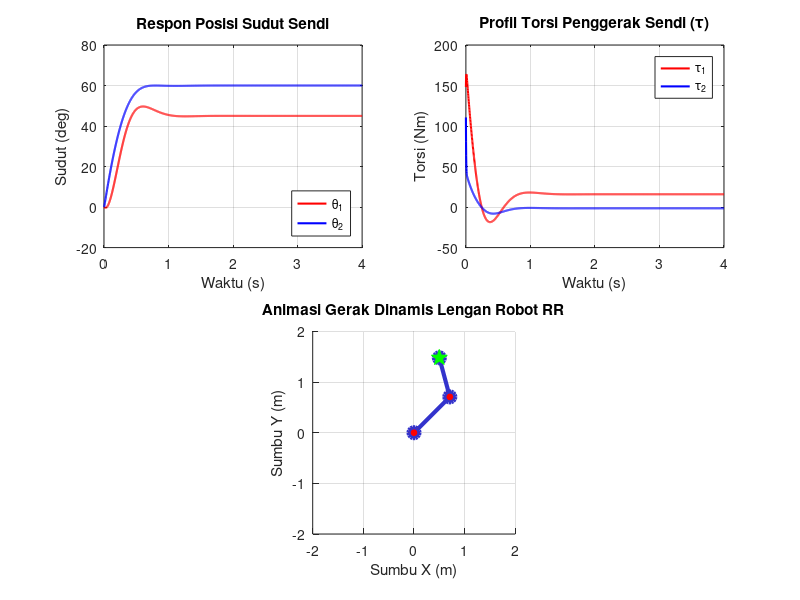

This chart was generated by the following MATLAB code:
%% SIMULASI DINAMIKA ROBOT PLANAR 2-DOF (TIPE RR)
% Topik: Forward Dynamics & Pengendalian Torsi Sendi
% Catatan: Dijalankan langsung dalam satu script tunggal tanpa fungsi terpisah.

clear; clc; close all;

%% 1. PARAMETER FISIK ROBOT
m1 = 2.0;    % Massa Link 1 (kg)
m2 = 1.5;    % Massa Link 2 (kg)
l1 = 1.0;    % Panjang Link 1 (m)
l2 = 0.8;    % Panjang Link 2 (m)
lc1 = 0.5;   % Pusat massa Link 1 dari sendi 1 (m)
lc2 = 0.4;   % Pusat massa Link 2 dari sendi 2 (m)
I1 = 0.15;   % Momen inersia Link 1 (kg*m^2)
I2 = 0.10;   % Momen inersia Link 2 (kg*m^2)
g = 9.81;    % Percepatan gravitasi (m/s^2)

%% 2. TARGET POSISI & GAIN KENDALI PD
% Target Sudut Sendi [theta1; theta2] (dalam radian)
q_target = [deg2rad(45); deg2rad(60)];

% Matriks Gain Kendali PD (Proportional-Derivative)
Kp = [150, 0; 0, 100];
Kd = [30, 0; 0, 20];

%% 3. PARAMETER SIMULASI NUMERIK
dt = 0.002;             % Langkah waktu integrasi / sampling time (s)
t_end = 4.0;            % Total durasi simulasi (s)
t = 0:dt:t_end;
N = length(t);

% Pre-alokasi matriks data
q   = zeros(2, N);      % Posisi sudut sendi [theta1; theta2]
dq  = zeros(2, N);      % Kecepatan sudut sendi [dtheta1; dtheta2]
ddq = zeros(2, N);      % Percepatan sudut sendi [ddtheta1; ddtheta2]
tau = zeros(2, N);      % Torsi aktuator sendi [tau1; tau2]

% Kondisi Awal Robot (Awalnya diam pada posisi 0 derajat)
q(:, 1)  = [deg2rad(0); deg2rad(0)];
dq(:, 1) = [0; 0];

%% 4. LOOP INTEGRASI NUMERIK (FORWARD DYNAMICS)
for k = 1:N-1
    % Ambil variabel status saat ini
    q1  = q(1, k);
    q2  = q(2, k);
    dq1 = dq(1, k);
    dq2 = dq(2, k);
    
    % --- Formulasi Matriks Inersia M(q) ---
    M11 = m1*lc1^2 + I1 + m2*(l1^2 + lc2^2 + 2*l1*lc2*cos(q2)) + I2;
    M12 = m2*(lc2^2 + l1*lc2*cos(q2)) + I2;
    M21 = M12;
    M22 = m2*lc2^2 + I2;
    M = [M11, M12; M21, M22];
    
    % --- Formulasi Matriks Coriolis & Sentrifugal C(q, dq) ---
    h = m2*l1*lc2*sin(q2);
    C = [-h*dq2, -h*(dq1 + dq2); ...
          h*dq1,          0     ];
      
    % --- Formulasi Vektor Gravitasi G(q) ---
    G1 = (m1*lc1 + m2*l1)*g*cos(q1) + m2*lc2*g*cos(q1 + q2);
    G2 = m2*lc2*g*cos(q1 + q2);
    G = [G1; G2];
    
    % --- Perhitungan Torsi Kendali PD + Kompensasi Gravitasi ---
    e  = q_target - q(:, k);   % Eror posisi
    de = -dq(:, k);            % Eror kecepatan (target dq = 0)
    tau(:, k) = Kp*e + Kd*de + G; 
    
    % --- Perhitungan Percepatan Sendi: ddq = M \ (tau - C*dq - G) ---
    ddq(:, k) = M \ (tau(:, k) - C*[dq1; dq2] - G);
    
    % --- Integrasi Numerik Euler ---
    dq(:, k+1) = dq(:, k) + ddq(:, k) * dt;
    q(:, k+1)  = q(:, k)  + dq(:, k+1) * dt;
end

% Mengisi nilai torsi pada langkah waktu terakhir
tau(:, N) = tau(:, N-1);

%% 5. VISUALISASI HASIL SIMULASI
figure('Name', 'Simulasi Dinamika & Kendali Robot RR', 'Color', [1 1 1]);

% Subplot 1: Respon Posisi Sudut Sendi
subplot(2, 2, 1);
plot(t, rad2deg(q(1, :)), 'r', 'LineWidth', 1.5); hold on; grid on;
plot(t, rad2deg(q(2, :)), 'b', 'LineWidth', 1.5);
% yline(rad2deg(q_target(1)), 'r--', 'Target \theta_1');
% yline(rad2deg(q_target(2)), 'b--', 'Target \theta_2');
xlabel('Waktu (s)'); ylabel('Sudut (deg)');
title('Respon Posisi Sudut Sendi');
legend('\theta_1', '\theta_2', 'Location', 'southeast');

% Subplot 2: Profil Torsi Aktuator Sendi
subplot(2, 2, 2);
plot(t, tau(1, :), 'r', 'LineWidth', 1.5); hold on; grid on;
plot(t, tau(2, :), 'b', 'LineWidth', 1.5);
xlabel('Waktu (s)'); ylabel('Torsi (Nm)');
title('Profil Torsi Penggerak Sendi (\tau)');
legend('\tau_1', '\tau_2', 'Location', 'northeast');

% Subplot 3 & 4: Animasi Pergerakan Lengan Robot
subplot(2, 2, [3, 4]);
hold on; grid on; axis equal;
xlabel('Sumbu X (m)'); ylabel('Sumbu Y (m)');
title('Animasi Gerak Dinamis Lengan Robot RR');

r_max = l1 + l2;
xlim([-(r_max+0.2), (r_max+0.2)]);
ylim([-(r_max+0.2), (r_max+0.2)]);

% Plot elemen robot
h_arm = plot([0, 0, 0], [0, 0, 0], '-o', 'LineWidth', 3, ...
    'MarkerSize', 8, 'MarkerFaceColor', 'r', 'Color', [0.2 0.2 0.8]);

% Visualisasi titik target
x_t = l1*cos(q_target(1)) + l2*cos(q_target(1) + q_target(2));
y_t = l1*sin(q_target(1)) + l2*sin(q_target(1) + q_target(2));
plot(x_t, y_t, 'gp', 'MarkerSize', 12, 'MarkerFaceColor', 'g');

% Loop pembaruan animasi
step_anim = round(0.04 / dt); % Tampilkan bingkai setiap 0.04 detik
for k = 1:step_anim:N
    x1 = l1 * cos(q(1, k));
    y1 = l1 * sin(q(1, k));
    x2 = x1 + l2 * cos(q(1, k) + q(2, k));
    y2 = y1 + l2 * sin(q(1, k) + q(2, k));
    
    set(h_arm, 'XData', [0, x1, x2], 'YData', [0, y1, y2]);
    drawnow;
end
